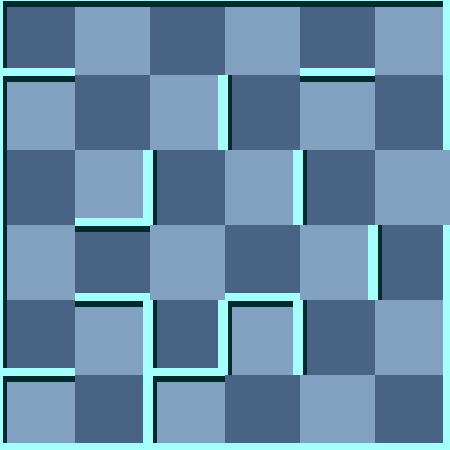

A level layout from a 2D game, rendered from its tile map. Below: a short description, then the map file with tile-grid data replaced by summaries:
An orthogonal 6x6 tile map with 75x75 px tiles, 2 tile layers (background, 块层 1) and 4 objects (Exit, RedMummy, Player, Trap).

<map version="1.0" orientation="orthogonal" width="6" height="6" tilewidth="75" tileheight="75">
 <tileset firstgid="1" name="wall" tilewidth="75" tileheight="75">
  <image source="gfx/wall.png" width="300" height="375" />
  <tile id="0">
   <properties>
    <property name="ValOfWall" value="0" />
   </properties>
  </tile>
  <tile id="1">
   <properties>
    <property name="ValOfWall" value="1" />
   </properties>
  </tile>
  <tile id="2">
   <properties>
    <property name="ValOfWall" value="2" />
   </properties>
  </tile>
  <tile id="3">
   <properties>
    <property name="ValOfWall" value="3" />
   </properties>
  </tile>
  <tile id="4">
   <properties>
    <property name="ValOfWall" value="4" />
   </properties>
  </tile>
  <tile id="5">
   <properties>
    <property name="ValOfWall" value="5" />
   </properties>
  </tile>
  <tile id="6">
   <properties>
    <property name="ValOfWall" value="6" />
   </properties>
  </tile>
  <tile id="7">
   <properties>
    <property name="ValOfWall" value="7" />
   </properties>
  </tile>
  <tile id="8">
   <properties>
    <property name="ValOfWall" value="8" />
   </properties>
  </tile>
  <tile id="9">
   <properties>
    <property name="ValOfWall" value="9" />
   </properties>
  </tile>
  <tile id="10">
   <properties>
    <property name="ValOfWall" value="10" />
   </properties>
  </tile>
  <tile id="11">
   <properties>
    <property name="ValOfWall" value="11" />
   </properties>
  </tile>
  <tile id="12">
   <properties>
    <property name="ValOfWall" value="12" />
   </properties>
  </tile>
  <tile id="13">
   <properties>
    <property name="ValOfWall" value="13" />
   </properties>
  </tile>
  <tile id="14">
   <properties>
    <property name="ValOfWall" value="14" />
   </properties>
  </tile>
  <tile id="15">
   <properties>
    <property name="ValOfWall" value="15" />
   </properties>
  </tile>
  <tile id="18">
   <properties>
    <property name="ValOfWall" value="-1" />
   </properties>
  </tile>
 </tileset>
 <layer name="background" width="6" height="6">
  <data>[36 cells, 36 non-empty, 2 distinct tile ids]</data>
 </layer>
 <layer name="块层 1" width="6" height="6">
  <data>[36 cells, 36 non-empty, 14 distinct tile ids]</data>
 </layer>
 <objectgroup name="对象层 1" width="6" height="6">
  <object name="Exit" x="450" y="150" />
  <object name="RedMummy" x="300" y="150">
   <properties>
    <property name="value" value="21" />
   </properties>
  </object>
  <object name="Player" x="0" y="300">
   <properties>
    <property name="value" value="1" />
   </properties>
  </object>
  <object name="Trap" x="300" y="225">
   <properties>
    <property name="value" value="12" />
   </properties>
  </object>
 </objectgroup>
</map>
